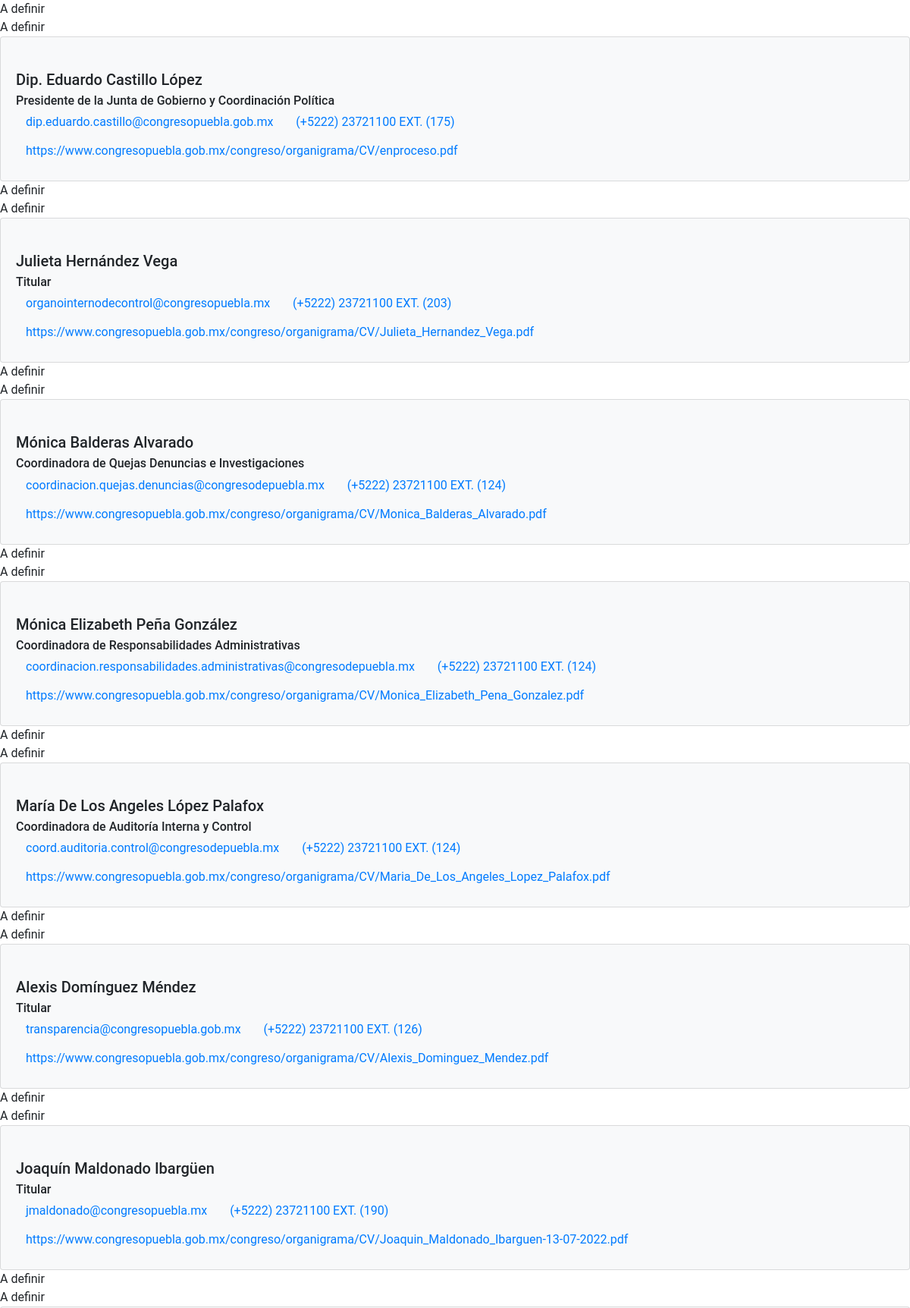
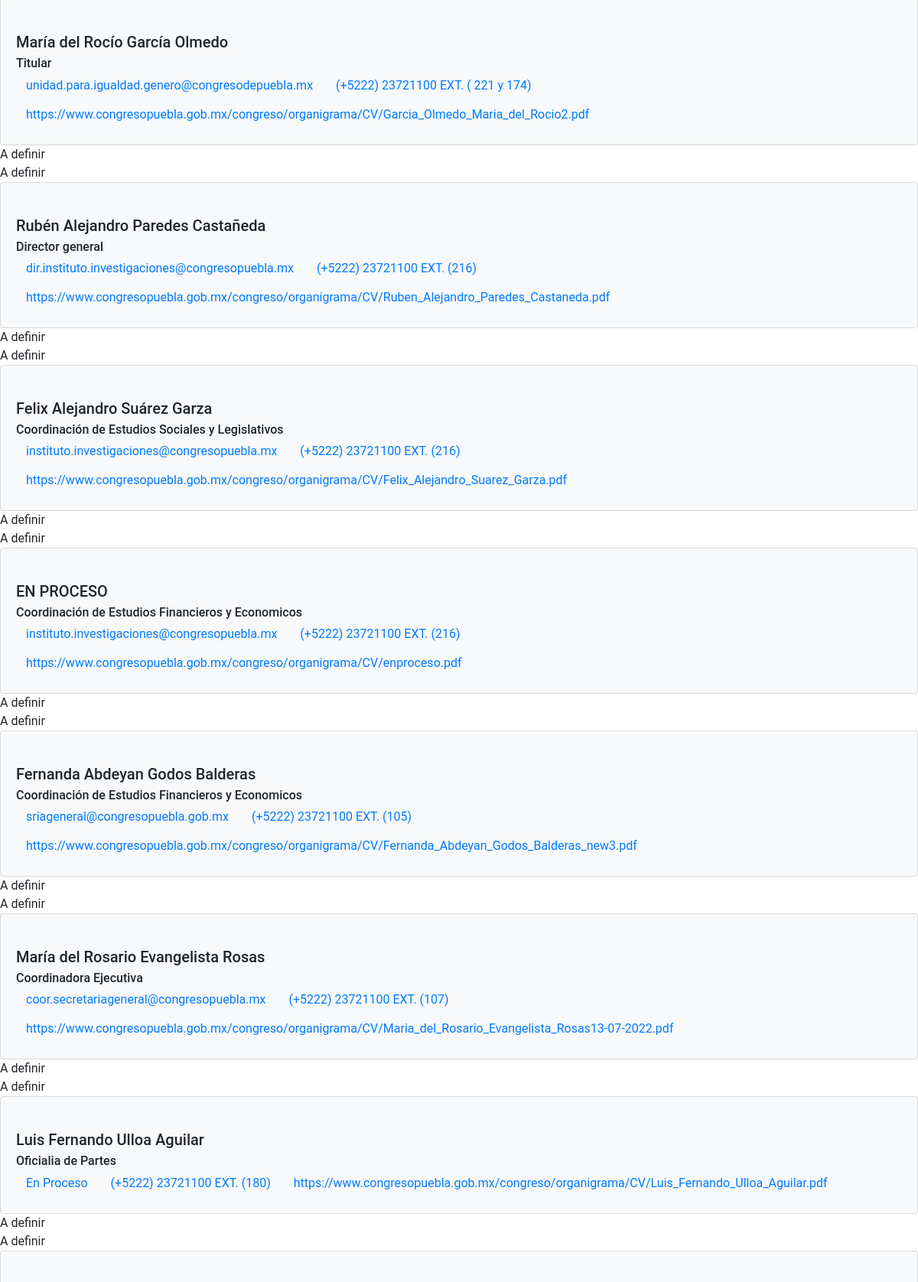
The page / (upper part) on the database its author committed (2 pictures, top to bottom).
### tables this page shows
CREATE TABLE `personas` (
  `id` int(11) NOT NULL AUTO_INCREMENT,
  `nombre` varchar(50) NOT NULL,
  `id_cargo` int(11) DEFAULT NULL,
  `id_correo` int(11) DEFAULT NULL,
  `id_telefono` int(11) DEFAULT NULL,
  `id_cv` int(11) DEFAULT NULL,
  `id_foto` int(11) DEFAULT NULL,
  PRIMARY KEY (`id`),
  KEY `id_cargo` (`id_cargo`),
  KEY `id_correo` (`id_correo`),
  KEY `id_telefono` (`id_telefono`),
  KEY `id_cv` (`id_cv`),
  KEY `id_foto` (`id_foto`),
  CONSTRAINT `personas_ibfk_1` FOREIGN KEY (`id_cargo`) REFERENCES `cargos` (`id`),
  CONSTRAINT `personas_ibfk_2` FOREIGN KEY (`id_correo`) REFERENCES `correos` (`id`),
  CONSTRAINT `personas_ibfk_3` FOREIGN KEY (`id_telefono`) REFERENCES `telefonos` (`id`),
  CONSTRAINT `personas_ibfk_4` FOREIGN KEY (`id_cv`) REFERENCES `cv` (`id`),
  CONSTRAINT `personas_ibfk_5` FOREIGN KEY (`id_foto`) REFERENCES `fotos` (`id`)
);

CREATE TABLE `telefonos` (
  `id` int(11) NOT NULL AUTO_INCREMENT,
  `telefono` varchar(40) DEFAULT NULL,
  PRIMARY KEY (`id`)
);

CREATE TABLE `fotos` (
  `id` int(11) NOT NULL AUTO_INCREMENT,
  `foto` varchar(150) DEFAULT NULL,
  PRIMARY KEY (`id`)
);

CREATE TABLE `cv` (
  `id` int(11) NOT NULL AUTO_INCREMENT,
  `cv` varchar(150) DEFAULT NULL,
  PRIMARY KEY (`id`)
);

CREATE TABLE `correos` (
  `id` int(11) NOT NULL AUTO_INCREMENT,
  `correo` varchar(70) DEFAULT NULL,
  PRIMARY KEY (`id`),
  UNIQUE KEY `correo` (`correo`)
);

CREATE TABLE `cargos` (
  `id` int(11) NOT NULL AUTO_INCREMENT,
  `cargo` varchar(80) DEFAULT NULL,
  PRIMARY KEY (`id`)
);

### php/DBConnection.php (called while the page is built, shortened)
<?php
class DBConnection {
    private static ?DBConnection $instance = null;
    private ?PDO $conn = null;
    private function __construct() {
        $this->host = DB_HOST;
        $this->user = DB_USER;
        $this->pass = DB_PASS;
        $this->db = DB_NAME;
        $this->port = DB_PORT;
        $dsn = self::DRIVER . ":host=$this->host;port=$this->port;dbname=$this->db;charset=utf8mb4";
        $options = [
            PDO::ATTR_EMULATE_PREPARES => false,
            PDO::ATTR_ERRMODE => PDO::ERRMODE_EXCEPTION,
            PDO::ATTR_DEFAULT_FETCH_MODE => PDO::FETCH_ASSOC,
            PDO::MYSQL_ATTR_INIT_COMMAND => "SET NAMES 'utf8mb4' COLLATE 'utf8mb4_unicode_ci'"
        ];
        try {
            $this->conn = new PDO($dsn, $this->user, $this->pass, $options);
        } catch (PDOException $e) {
            echo "Error de conexión a la base de datos: ", $e->getMessage();
        }
    }
    public static function getInstance(): DBConnection {
        if (!isset(self::$instance)) {
            self::$instance = new DBConnection();
        }
        return self::$instance;
    }
    public function getConnection(): PDO
    {
        return $this->conn;
    }
    public function getRows($sql, array $params = []): array {
        $stmt = $this->getConnection()->prepare($sql);
        $stmt->execute($params);
        return $stmt->fetchAll();
    }
}

### php/Persona.php (called while the page is built, shortened)
<?php
class Persona {
    private string $nombre;
    private string $cargo;
    private string $correo;
    private string $telefono;
    private string $cv;
    private string $foto;
    public function __construct(string $id, string $nombre, string $cargo, string $correo, string $telefono, string $cv, string $foto)
    {
        $this->nombre = $nombre;
        $this->cargo = $cargo;
        $this->correo = $correo;
        $this->telefono = $telefono;
        $this->cv = $cv;
        $this->foto = $foto;
    }
    public function getNombre(): string
    {
        return $this->nombre;
    }
    public function getCargo(): string
    {
        return $this->cargo;
    }
    public function getCorreo(): string {
        return $this->correo;
    }
    public function getTelefono(): string {
        return $this->telefono;
    }
    public function getCv(): string {
        return $this->cv;
    }
    public function getFoto(): string {
        return $this->foto;
    }
    public function getTelefonoFormateado(): string {
        return str_replace(['(', ')', ' '], '', preg_replace('/EXT.*/', '', $this->telefono));
    }
}

### index.php (the view, shortened to what this page needs)
<?php
include 'php/Persona.php';
require_once 'php/DBConnection.php';
$db = DBConnection::getInstance();
$sql = "SELECT personas.id, personas.nombre, cargos.cargo, correos.correo, telefonos.telefono, cv.cv, fotos.foto FROM personas JOIN cargos ON personas.id_cargo = cargos.id JOIN correos ON personas.id_correo = correos.id JOIN telefonos ON personas.id_telefono = telefonos.id JOIN cv ON personas.id_cv = cv.id JOIN fotos ON personas.id_foto = fotos.id WHERE personas.id = ?;";
echo file_get_contents('templates/head.html');
for ($i = 1; $i<=38; $i++) {
    $result = $db->getRows($sql, [$i]);
    if (!empty($result)) {
        $persona = new Persona($result[0]['id'], $result[0]['nombre'], $result[0]['cargo'], $result[0]['correo'], $result[0]['telefono'], $result[0]['cv'], $result[0]['foto']);
        echo fillTemplate($persona);
    } else {
        $msj = "[ERROR query] " . date('d-m-Y H:i:s') . ": Not found register with id " . $i . "\n";
        error_log("$msj", 3, "error_log.txt");
    }
}
echo "</html>";
function fillTemplate(Persona $persona): string {
    $template = file_get_contents('templates/persona.html');
    $template = str_replace('{persona}', $persona->getFoto(), $template);
    $template = str_replace('{nombre}', $persona->getNombre(), $template);
    $template = str_replace('{cargo}', $persona->getCargo(), $template);
    $template = str_replace('{correo}', $persona->getCorreo(), $template);
    $template = str_replace('{telefono}', $persona->getTelefono(), $template);
    $template = str_replace('{cv}', $persona->getCv(), $template);
    $template = str_replace('{foto}', $persona->getFoto(), $template);
    return str_replace('{telefono_formateado}', $persona->getTelefonoFormateado(), $template);
}

### css/style.css (style rules this page uses)
* { margin: 0; padding: 0; font-family: 'Roboto', sans-serif; }

### rows shown on the page
personas: fillTemplate($persona) "A definir A definir Dip. Eduardo Castillo López Presidente de la Junta de Gobierno y Coordinación Política dip.eduardo.castillo@congresopuebla.gob.mx (+5222) 23721100 EXT. (175) https://www.congresopuebla.gob.mx/congreso/organigrama/CV/enproceso.pdf"
personas: fillTemplate($persona) "A definir A definir Julieta Hernández Vega Titular organointernodecontrol@congresopuebla.mx (+5222) 23721100 EXT. (203) https://www.congresopuebla.gob.mx/congreso/organigrama/CV/Julieta_Hernandez_Vega.pdf"
personas: fillTemplate($persona) "A definir A definir Mónica Balderas Alvarado Coordinadora de Quejas Denuncias e Investigaciones coordinacion.quejas.denuncias@congresodepuebla.mx (+5222) 23721100 EXT. (124) https://www.congresopuebla.gob.mx/congreso/organigrama/CV/Monica_Balderas_Alvarado.pdf"
personas: fillTemplate($persona) "A definir A definir Mónica Elizabeth Peña González Coordinadora de Responsabilidades Administrativas coordinacion.responsabilidades.administrativas@congresodepuebla.mx (+5222) 23721100 EXT. (124) https://www.congresopuebla.gob.mx/congreso/organigrama/CV/Monica_Elizabeth_Pena_Gonzalez.pdf"
personas: fillTemplate($persona) "A definir A definir María De Los Angeles López Palafox Coordinadora de Auditoría Interna y Control coord.auditoria.control@congresodepuebla.mx (+5222) 23721100 EXT. (124) https://www.congresopuebla.gob.mx/congreso/organigrama/CV/Maria_De_Los_Angeles_Lopez_Palafox.pdf"
personas: fillTemplate($persona) "A definir A definir Alexis Domínguez Méndez Titular transparencia@congresopuebla.gob.mx (+5222) 23721100 EXT. (126) https://www.congresopuebla.gob.mx/congreso/organigrama/CV/Alexis_Dominguez_Mendez.pdf"
personas: fillTemplate($persona) "A definir A definir Joaquín Maldonado Ibargüen Titular jmaldonado@congresopuebla.mx (+5222) 23721100 EXT. (190) https://www.congresopuebla.gob.mx/congreso/organigrama/CV/Joaquin_Maldonado_Ibarguen-13-07-2022.pdf"
personas: fillTemplate($persona) "A definir A definir María del Rocío García Olmedo Titular unidad.para.igualdad.genero@congresodepuebla.mx (+5222) 23721100 EXT. ( 221 y 174) https://www.congresopuebla.gob.mx/congreso/organigrama/CV/Garcia_Olmedo_Maria_del_Rocio2.pdf"
personas: fillTemplate($persona) "A definir A definir Rubén Alejandro Paredes Castañeda Director general dir.instituto.investigaciones@congresopuebla.mx (+5222) 23721100 EXT. (216) https://www.congresopuebla.gob.mx/congreso/organigrama/CV/Ruben_Alejandro_Paredes_Castaneda.pdf"
personas: fillTemplate($persona) "A definir A definir Felix Alejandro Suárez Garza Coordinación de Estudios Sociales y Legislativos instituto.investigaciones@congresopuebla.mx (+5222) 23721100 EXT. (216) https://www.congresopuebla.gob.mx/congreso/organigrama/CV/Felix_Alejandro_Suarez_Garza.pdf"
personas: fillTemplate($persona) "A definir A definir EN PROCESO Coordinación de Estudios Financieros y Economicos instituto.investigaciones@congresopuebla.mx (+5222) 23721100 EXT. (216) https://www.congresopuebla.gob.mx/congreso/organigrama/CV/enproceso.pdf"
personas: fillTemplate($persona) "A definir A definir Fernanda Abdeyan Godos Balderas Coordinación de Estudios Financieros y Economicos sriageneral@congresopuebla.gob.mx (+5222) 23721100 EXT. (105) https://www.congresopuebla.gob.mx/congreso/organigrama/CV/Fernanda_Abdeyan_Godos_Balderas_new3.pdf"
personas: fillTemplate($persona) "A definir A definir María del Rosario Evangelista Rosas Coordinadora Ejecutiva coor.secretariageneral@congresopuebla.mx (+5222) 23721100 EXT. (107) https://www.congresopuebla.gob.mx/congreso/organigrama/CV/Maria_del_Rosario_Evangelista_Rosas13-07-2022.pdf"
personas: fillTemplate($persona) "A definir A definir Luis Fernando Ulloa Aguilar Oficialia de Partes En Proceso (+5222) 23721100 EXT. (180) https://www.congresopuebla.gob.mx/congreso/organigrama/CV/Luis_Fernando_Ulloa_Aguilar.pdf"
personas: fillTemplate($persona) "A definir A definir"
